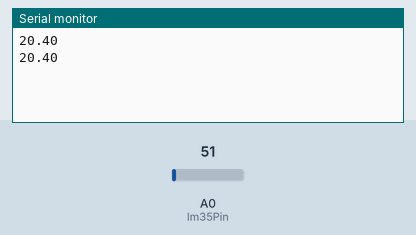
Bench run of a sketch on a simulated Arduino Uno, built with avr-gcc and run on an emulated ATmega328P. On the bench: the last lines printed to the serial monitor. The test bench sets the inputs (shaded band); at power-on: A0 (lm35Pin) = 51.

Above: at 2.3 s.
2.4 s: A0 (lm35Pin) set to 61
At 4.1 s:
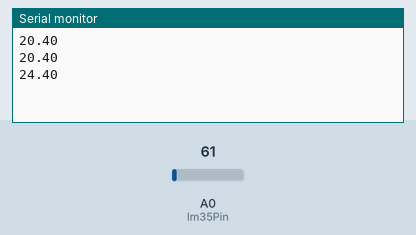
4.5 s: A0 (lm35Pin) set to 71
At 5.3 s:
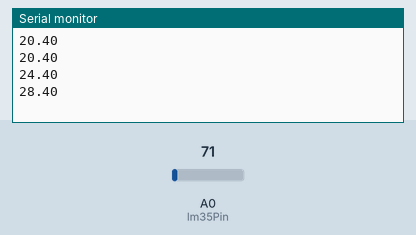
Timing chart, 0 to 7.5 s (numbered marks = the images above; inputs shaded):
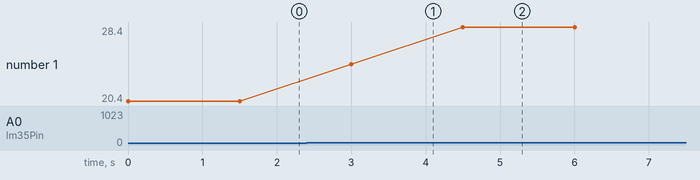

Measured:
- after the input at 2.4 s, the serial monitor: prints a new line after 0.60 s (image 1)
- after the input at 4.5 s, the serial monitor: prints a new line at once (image 2)
- plotted number 1: 20.4 → 24.4 after the input at 2.4 s, 24.4 → 28.4 after the input at 4.5 s

The sketch:

lm35_ile_sicaklik_olcumu.ino
```cpp
int lm35Pin = A0;
int okunan_deger=0;
float sicaklik_gerilim=0;
float sicaklik = 0;

void setup() {
  Serial.begin(9600);
}

void loop() {
  okunan_deger = analogRead(lm35Pin);
  sicaklik_gerilim = (5000/1023) * okunan_deger;
  sicaklik = sicaklik_gerilim / 10;

  Serial.println(sicaklik);
  delay(1500);

}
```
